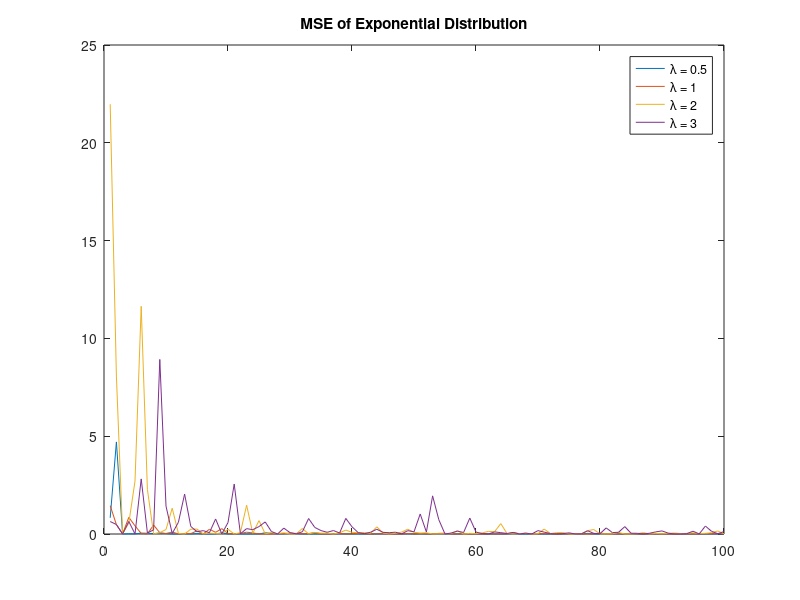
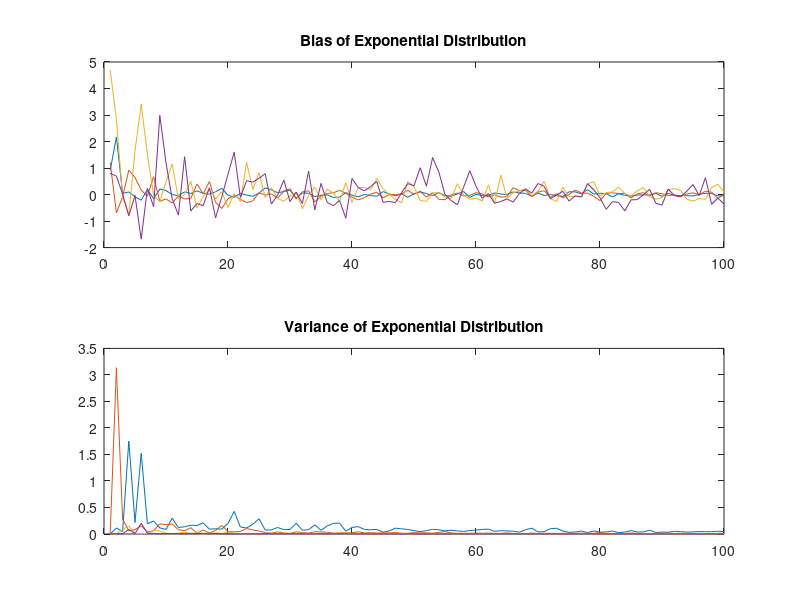
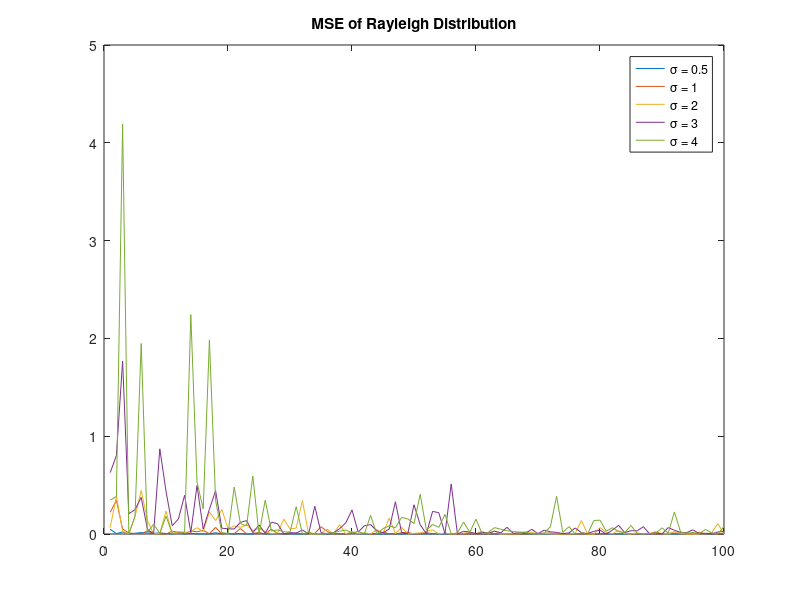
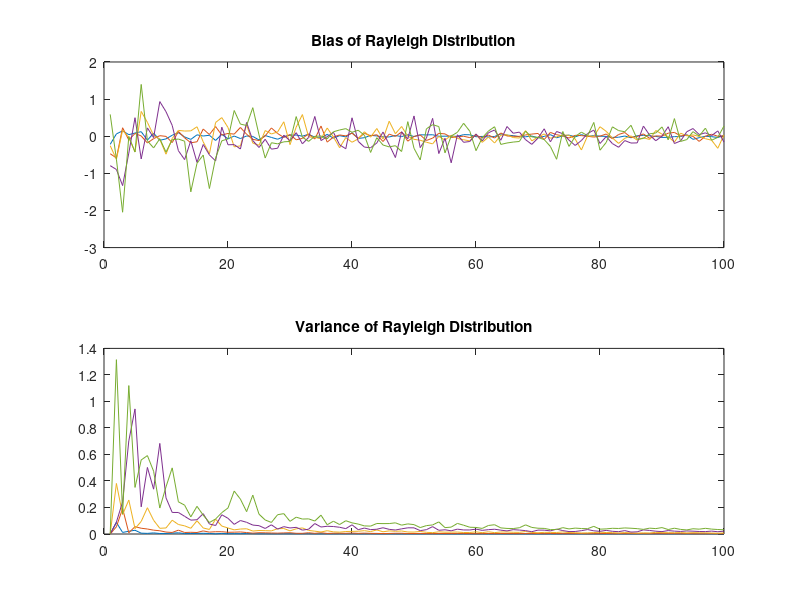

Write MATLAB code to recreate these figures, in order. (Note: this script raises an error after producing the figures.)
clc
clear 
close all


%% Question 1


sample = 100; 
lambda = [0.5, 1, 2, 3];
sigma = [0.5, 1, 2, 3, 4];

% preallocate exp
mse_exp = zeros(sample, length(lambda));
bias_exp = zeros(sample, length(lambda));
var_exp = zeros(sample, length(lambda));


for i = 1:length(lambda)
    for n = 1:sample
        % Generate exponential random variables
        exp_samples = exprnd(1/lambda(i), n, 1);
        lambda_ml = 1/mean(exp_samples);
        
        % Compute MSE, bias, and variance for exponential distribution
        mse_exp(n, i) = (lambda_ml - lambda(i))^2;
        bias_exp(n, i) = lambda_ml - lambda(i);
        var_exp(n, i) = var(exp_samples) / n;
    end
end

figure;
plot(1:sample, mse_exp);
title('MSE of Exponential Distribution');
legend(arrayfun(@(x) ['\lambda = ' num2str(x)], lambda, 'UniformOutput', false));
xlim([0, 100]);
ylim([0, 25]);


figure
subplot(2, 1, 1);
plot(1:sample, bias_exp);
title('Bias of Exponential Distribution');


subplot(2, 1, 2);
plot(1:sample, var_exp);
title('Variance of Exponential Distribution');


% preallocate ray
mse_ray = zeros(sample, length(sigma));
bias_ray = zeros(sample, length(sigma));
var_ray = zeros(sample, length(sigma));


for i = 1:length(sigma)
    for n = 1:sample
        % Generate Rayleigh random variables
        ray_samples = raylrnd(sigma(i), n, 1);
        sigma_ml = sqrt(mean(ray_samples.^2) / 2);
        
        % Compute MSE, bias, and variance for Rayleigh distribution
        mse_ray(n, i) = (sigma_ml - sigma(i))^2;
        bias_ray(n, i) = sigma_ml - sigma(i);
        var_ray(n, i) = var(ray_samples) / (2*n);
    end
end

figure;
plot(1:sample, mse_ray);
title('MSE of Rayleigh Distribution');
legend(arrayfun(@(x) ['\sigma = ' num2str(x)], sigma, 'UniformOutput', false));
xlim([0, 100]);
ylim([0, 5]);


figure
subplot(2, 1, 1);
plot(1:sample, bias_ray);
title('Bias of Rayleigh Distribution');

subplot(2, 1, 2);
plot(1:sample, var_ray);
title('Variance of Rayleigh Distribution');


%% Question 2

load('data.mat');  

% Compute MLE for the exponential distribution parameter (lambda)
lambda_ml = 1/mean(data)

% Compute MLE for the Rayleigh distribution parameter (sigma)
sigma_ml = sqrt(mean(data.^2)/2)

% Compute the log-likelihoods for both distributions
log_likelihood_exp = sum(log(lambda_ml * exp(-lambda_ml * data)))
log_likelihood_ray = sum(log((data/sigma_ml^2) .* exp(-data.^2/(2*sigma_ml^2))))

% Compare the log-likelihoods
 disp('The distribution with the higher log-likelihood value is considered a better fit for the data, so the data is more likely drawn from a Rayleigh distribution.');
